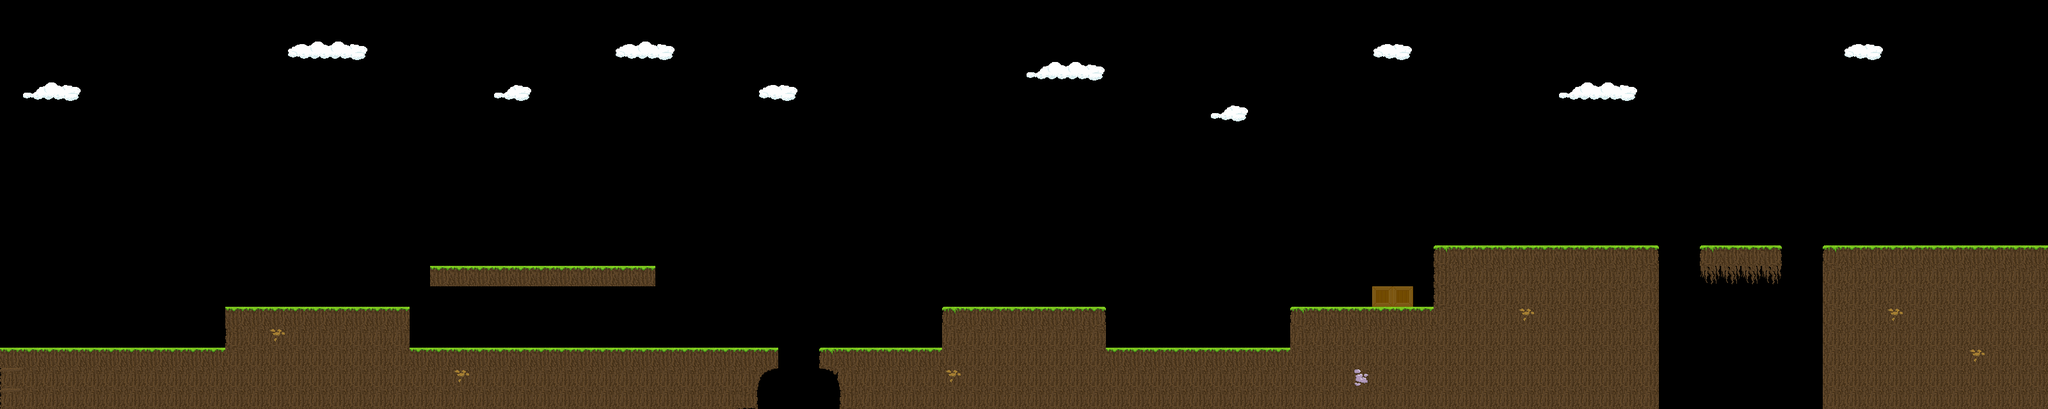

A 2D game scene composited from a Tiled map and its tileset images. What follows is a short description and the map's XML, with every tile layer's data as written:
An orthogonal 100x20 tile map with 32x32 px tiles, 1 tile layer (块层 1) and 9 objects (start, a, b, c, d, ...).

<map version="1.0" tiledversion="1.1.6" orientation="orthogonal" renderorder="right-down" width="100" height="20" tilewidth="32" tileheight="32" infinite="0" nextobjectid="18">
<tileset firstgid="1" name="Desert" tilewidth="32" tileheight="32" spacing="0" margin="0" tilecount="64"> <image source="Tiles_32x32.png" width="256" height="256" /> </tileset>
<layer name="块层 1" width="100" height="20">
<data encoding="csv">
0,0,0,0,0,0,0,0,0,0,0,0,0,0,0,0,0,0,0,0,0,0,0,0,0,0,0,0,0,0,0,0,0,0,0,0,0,0,0,0,0,0,0,0,0,0,0,0,0,0,0,0,0,0,0,0,0,0,0,0,0,0,0,0,0,0,0,0,0,0,0,0,0,0,0,0,0,0,0,0,0,0,0,0,0,0,0,0,0,0,0,0,0,0,0,0,0,0,0,0,
0,0,0,0,0,0,0,0,0,0,0,0,0,0,0,0,0,0,0,0,0,0,0,0,0,0,0,0,0,0,0,0,0,0,0,0,0,0,0,0,0,0,0,0,0,0,0,0,0,0,0,0,0,0,0,0,0,0,0,0,0,0,0,0,0,0,0,0,0,0,0,0,0,0,0,0,0,0,0,0,0,0,0,0,0,0,0,0,0,0,0,0,0,0,0,0,0,0,0,0,
0,0,0,0,0,0,0,0,0,0,0,0,0,0,38,41,44,40,0,0,0,0,0,0,0,0,0,0,0,0,38,44,40,0,0,0,0,0,0,0,0,0,0,0,0,0,0,0,0,0,0,0,0,0,0,0,0,0,0,0,0,0,0,0,0,0,0,38,39,0,0,0,0,0,0,0,0,0,0,0,0,0,0,0,0,0,0,0,0,0,38,39,0,0,0,0,0,0,0,0,
0,0,0,0,0,0,0,0,0,0,0,0,0,0,0,0,0,0,0,0,0,0,0,0,0,0,0,0,0,0,0,0,0,0,0,0,0,0,0,0,0,0,0,0,0,0,0,0,0,0,42,41,41,39,0,0,0,0,0,0,0,0,0,0,0,0,0,0,0,0,0,0,0,0,0,0,0,0,0,0,0,0,0,0,0,0,0,0,0,0,0,0,0,0,0,0,0,0,0,0,
0,43,44,39,0,0,0,0,0,0,0,0,0,0,0,0,0,0,0,0,0,0,0,0,42,39,0,0,0,0,0,0,0,0,0,0,0,38,39,0,0,0,0,0,0,0,0,0,0,0,0,0,0,0,0,0,0,0,0,0,0,0,0,0,0,0,0,0,0,0,0,0,0,0,0,0,43,44,44,40,0,0,0,0,0,0,0,0,0,0,0,0,0,0,0,0,0,0,0,0,
0,0,0,0,0,0,0,0,0,0,0,0,0,0,0,0,0,0,0,0,0,0,0,0,0,0,0,0,0,0,0,0,0,0,0,0,0,0,0,0,0,0,0,0,0,0,0,0,0,0,0,0,0,0,0,0,0,0,0,43,39,0,0,0,0,0,0,0,0,0,0,0,0,0,0,0,0,0,0,0,0,0,0,0,0,0,0,0,0,0,0,0,0,0,0,0,0,0,0,0,
0,0,0,0,0,0,0,0,0,0,0,0,0,0,0,0,0,0,0,0,0,0,0,0,0,0,0,0,0,0,0,0,0,0,0,0,0,0,0,0,0,0,0,0,0,0,0,0,0,0,0,0,0,0,0,0,0,0,0,0,0,0,0,0,0,0,0,0,0,0,0,0,0,0,0,0,0,0,0,0,0,0,0,0,0,0,0,0,0,0,0,0,0,0,0,0,0,0,0,0,
0,0,0,0,0,0,0,0,0,0,0,0,0,0,0,0,0,0,0,0,0,0,0,0,0,0,0,0,0,0,0,0,0,0,0,0,0,0,0,0,0,0,0,0,0,0,0,0,0,0,0,0,0,0,0,0,0,0,0,0,0,0,0,0,0,0,0,0,0,0,0,0,0,0,0,0,0,0,0,0,0,0,0,0,0,0,0,0,0,0,0,0,0,0,0,0,0,0,0,0,
0,0,0,0,0,0,0,0,0,0,0,0,0,0,0,0,0,0,0,0,0,0,0,0,0,0,0,0,0,0,0,0,0,0,0,0,0,0,0,0,0,0,0,0,0,0,0,0,0,0,0,0,0,0,0,0,0,0,0,0,0,0,0,0,0,0,0,0,0,0,0,0,0,0,0,0,0,0,0,0,0,0,0,0,0,0,0,0,0,0,0,0,0,0,0,0,0,0,0,0,
0,0,0,0,0,0,0,0,0,0,0,0,0,0,0,0,0,0,0,0,0,0,0,0,0,0,0,0,0,0,0,0,0,0,0,0,0,0,0,0,0,0,0,0,0,0,0,0,0,0,0,0,0,0,0,0,0,0,0,0,0,0,0,0,0,0,0,0,0,0,0,0,0,0,0,0,0,0,0,0,0,0,0,0,0,0,0,0,0,0,0,0,0,0,0,0,0,0,0,0,
0,0,0,0,0,0,0,0,0,0,0,0,0,0,0,0,0,0,0,0,0,0,0,0,0,0,0,0,0,0,0,0,0,0,0,0,0,0,0,0,0,0,0,0,0,0,0,0,0,0,0,0,0,0,0,0,0,0,0,0,0,0,0,0,0,0,0,0,0,0,0,0,0,0,0,0,0,0,0,0,0,0,0,0,0,0,0,0,0,0,0,0,0,0,0,0,0,0,0,0,
0,0,0,0,0,0,0,0,0,0,0,0,0,0,0,0,0,0,0,0,0,0,0,0,0,0,0,0,0,0,0,0,0,0,0,0,0,0,0,0,0,0,0,0,0,0,0,0,0,0,0,0,0,0,0,0,0,0,0,0,0,0,0,0,0,0,0,0,0,0,0,0,0,0,0,0,0,0,0,0,0,0,0,0,0,0,0,0,0,0,0,0,0,0,0,0,0,0,0,0,
0,0,0,0,0,0,0,0,0,0,0,0,0,0,0,0,0,0,0,0,0,0,0,0,0,0,0,0,0,0,0,0,0,0,0,0,0,0,0,0,0,0,0,0,0,0,0,0,0,0,0,0,0,0,0,0,0,0,0,0,0,0,0,0,0,0,0,0,0,0,3,1,1,1,1,1,1,1,1,1,2,0,0,3,1,1,2,0,0,3,1,1,1,1,1,1,1,1,1,1,
0,0,0,0,0,0,0,0,0,0,0,0,0,0,0,0,0,0,0,0,0,1,1,1,1,1,1,1,1,1,1,1,0,0,0,0,0,0,0,0,0,0,0,0,0,0,0,0,0,0,0,0,0,0,0,0,0,0,0,0,0,0,0,0,0,0,0,0,0,0,4,5,5,5,5,5,5,5,5,5,5,0,0,24,24,24,24,0,0,5,5,5,5,5,5,5,5,5,5,5,
0,0,0,0,0,0,0,0,0,0,0,0,0,0,0,0,0,0,0,0,0,0,0,0,0,0,0,0,0,0,0,0,0,0,0,0,0,0,0,0,0,0,0,0,0,0,0,0,0,0,0,0,0,0,0,0,0,0,0,0,0,0,0,0,0,0,0,7,7,0,4,5,5,5,5,5,5,5,5,5,5,0,0,0,0,0,0,0,0,5,5,5,5,5,5,5,5,5,5,5,
0,0,0,0,0,0,0,0,0,0,0,1,1,1,1,1,1,1,1,1,0,0,0,0,0,0,0,0,0,0,0,0,0,0,0,0,0,0,0,0,0,0,0,0,0,0,3,1,1,1,1,1,1,2,0,0,0,0,0,0,0,0,0,3,1,1,1,1,1,1,5,5,5,5,50,5,5,5,5,5,5,0,0,0,0,0,0,0,0,5,5,5,50,5,5,5,5,5,5,5,
0,0,0,0,0,0,0,0,0,0,0,4,5,50,5,5,5,5,5,5,0,0,0,0,0,0,0,0,0,0,0,0,0,0,0,0,0,0,0,0,0,0,0,0,0,0,5,5,5,5,5,5,5,5,0,0,0,0,0,0,0,0,0,5,5,5,5,5,5,5,5,5,5,5,5,5,5,5,5,5,5,0,0,0,0,0,0,0,0,5,5,5,5,5,5,5,5,5,5,5,
1,1,1,1,1,1,1,1,1,1,1,5,5,5,5,5,5,5,5,5,1,1,1,1,1,1,1,1,1,1,1,1,1,1,1,1,1,1,0,0,3,1,1,1,1,1,5,5,5,5,5,5,5,5,1,1,1,1,1,1,1,1,1,5,5,5,5,5,5,5,5,5,5,5,5,5,5,5,5,5,5,0,0,0,0,0,0,0,0,5,5,5,5,5,5,5,50,5,5,5,
16,5,5,5,5,5,5,5,5,5,5,5,5,5,5,5,5,5,5,5,5,5,50,5,5,5,5,5,5,5,5,5,5,5,5,5,5,9,0,0,13,5,5,5,5,5,50,5,5,5,5,5,5,5,5,5,5,5,5,5,5,5,5,5,5,5,49,5,5,5,5,5,5,5,5,5,5,5,5,5,5,0,0,0,0,0,0,0,0,5,5,5,5,5,5,5,5,5,5,5,
16,5,5,5,5,5,5,5,5,5,5,5,5,5,5,5,5,5,5,5,5,5,5,5,5,5,5,5,5,5,5,5,5,5,5,5,19,0,0,0,0,4,5,5,5,5,5,5,5,5,5,5,5,5,5,5,5,5,5,5,5,5,5,5,5,5,5,5,5,5,5,5,5,5,5,5,5,5,5,5,5,0,0,0,0,0,0,0,0,5,5,5,5,5,5,5,5,5,5,5
</data>
 </layer>
 <objectgroup name="对象层 1">
  <object id="5" name="start" x="49" y="544">
   <point />
  </object>
  <object id="8" name="a" x="495" y="480">
   <point />
  </object>
  <object id="10" name="b" x="817" y="416">
   <point />
  </object>
  <object id="11" name="c" x="810" y="544">
   <point />
  </object>
  <object id="12" name="d" x="996" y="544">
   <point />
  </object>
  <object id="13" name="e" x="1579" y="480">
   <point />
  </object>
  <object id="14" name="f" x="1840" y="544">
   <point />
  </object>
  <object id="15" name="g" x="2389" y="384">
   <point />
  </object>
  <object id="16" name="end" x="3137" y="318" width="60" height="66" />
 </objectgroup>
</map>
